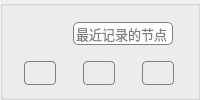
           <widget class="QGroupBox" name="groupBox_version">
            <property name="contextMenuPolicy">
             <enum>Qt::CustomContextMenu</enum>
            </property>
            <property name="styleSheet">
             <string notr="true">QGroupBox{border：none;}</string>
            </property>
            <property name="title">
             <string/>
            </property>
            <property name="flat">
             <bool>true</bool>
            </property>
            <layout class="QVBoxLayout" name="verticalLayout_6">
             <property name="leftMargin">
              <number>0</number>
             </property>
             <property name="topMargin">
              <number>6</number>
             </property>
             <property name="rightMargin">
              <number>0</number>
             </property>
             <property name="bottomMargin">
              <number>0</number>
             </property>
             <item>
              <layout class="QHBoxLayout" name="horizontalLayout_11">
               <item>
                <widget class="QLabel" name="label_version">
                 <property name="maximumSize">
                  <size>
                   <width>20</width>
                   <height>16</height>
                  </size>
                 </property>
                 <property name="toolTip">
                  <string>最近一次记录的节点</string>
                 </property>
                 <property name="text">
                  <string/>
                 </property>
                 <property name="pixmap">
                  <pixmap>images/version2.png</pixmap>
                 </property>
                 <property name="scaledContents">
                  <bool>true</bool>
                 </property>
                 <property name="wordWrap">
                  <bool>true</bool>
                 </property>
                </widget>
               </item>
               <item>
                <widget class="QLineEdit" name="lineEdit_version">
                 <property name="minimumSize">
                  <size>
                   <width>100</width>
                   <height>23</height>
                  </size>
                 </property>
                 <property name="maximumSize">
                  <size>
                   <width>100</width>
                   <height>16777215</height>
                  </size>
                 </property>
                 <property name="font">
                  <font>
                   <pointsize>10</pointsize>
                  </font>
                 </property>
                 <property name="contextMenuPolicy">
                  <enum>Qt::CustomContextMenu</enum>
                 </property>
                 <property name="styleSheet">
                  <string notr="true">border: 1px solid gray;
border-radius: 5px;</string>
                 </property>
                 <property name="text">
                  <string/>
                 </property>
                 <property name="readOnly">
                  <bool>true</bool>
                 </property>
                 <property name="placeholderText">
                  <string>最近记录的节点</string>
                 </property>
                </widget>
               </item>
              </layout>
             </item>
             <item>
              <layout class="QHBoxLayout" name="horizontalLayout_15">
               <item>
                <widget class="QPushButton" name="pushButton_tracked_files">
                 <property name="enabled">
                  <bool>true</bool>
                 </property>
                 <property name="minimumSize">
                  <size>
                   <width>32</width>
                   <height>24</height>
                  </size>
                 </property>
                 <property name="maximumSize">
                  <size>
                   <width>32</width>
                   <height>16777215</height>
                  </size>
                 </property>
                 <property name="font">
                  <font>
                   <pointsize>10</pointsize>
                  </font>
                 </property>
                 <property name="contextMenuPolicy">
                  <enum>Qt::NoContextMenu</enum>
                 </property>
                 <property name="toolTip">
                  <string>选择追踪的文件</string>
                 </property>
                 <property name="styleSheet">
                  <string notr="true">QPushButton
{background-color: rgb(235, 235, 235);
border: 1px solid gray;
border-radius: 4px;
}
 QPushButton:hover {
            background-color:  rgb(225, 225, 225);
}

 QPushButton:pressed {
            background-color:  rgb(215, 215, 215);
        }        
</string>
                 </property>
                 <property name="text">
                  <string/>
                 </property>
                 <property name="icon">
                  <iconset>
                   <normaloff>images/diff.png</normaloff>images/diff.png</iconset>
                 </property>
                 <property name="iconSize">
                  <size>
                   <width>20</width>
                   <height>16</height>
                  </size>
                 </property>
                </widget>
               </item>
               <item>
                <widget class="QPushButton" name="pushButton_add_version">
                 <property name="enabled">
                  <bool>true</bool>
                 </property>
                 <property name="minimumSize">
                  <size>
                   <width>32</width>
                   <height>24</height>
                  </size>
                 </property>
                 <property name="maximumSize">
                  <size>
                   <width>32</width>
                   <height>16777215</height>
                  </size>
                 </property>
                 <property name="font">
                  <font>
                   <pointsize>10</pointsize>
                  </font>
                 </property>
                 <property name="contextMenuPolicy">
                  <enum>Qt::NoContextMenu</enum>
                 </property>
                 <property name="toolTip">
                  <string>记录当前版本</string>
                 </property>
                 <property name="styleSheet">
                  <string notr="true">QPushButton
{background-color: rgb(235, 235, 235);
border: 1px solid gray;
border-radius: 4px;
}
 QPushButton:hover {
            background-color:  rgb(225, 225, 225);
}

 QPushButton:pressed {
            background-color:  rgb(215, 215, 215);
        }        
</string>
                 </property>
                 <property name="text">
                  <string/>
                 </property>
                 <property name="icon">
                  <iconset>
                   <normaloff>images/mark.png</normaloff>images/mark.png</iconset>
                 </property>
                 <property name="iconSize">
                  <size>
                   <width>16</width>
                   <height>16</height>
                  </size>
                 </property>
                </widget>
               </item>
               <item>
                <widget class="QPushButton" name="pushButton_select_version">
                 <property name="enabled">
                  <bool>true</bool>
                 </property>
                 <property name="minimumSize">
                  <size>
                   <width>32</width>
                   <height>24</height>
                  </size>
                 </property>
                 <property name="maximumSize">
                  <size>
                   <width>32</width>
                   <height>16777215</height>
                  </size>
                 </property>
                 <property name="font">
                  <font>
                   <pointsize>10</pointsize>
                  </font>
                 </property>
                 <property name="contextMenuPolicy">
                  <enum>Qt::NoContextMenu</enum>
                 </property>
                 <property name="toolTip">
                  <string>版本回退&amp;前进</string>
                 </property>
                 <property name="styleSheet">
                  <string notr="true">QPushButton
{background-color: rgb(235, 235, 235);
border: 1px solid gray;
border-radius: 4px;
}
 QPushButton:hover {
            background-color:  rgb(225, 225, 225);
}

 QPushButton:pressed {
            background-color:  rgb(215, 215, 215);
        }        
</string>
                 </property>
                 <property name="text">
                  <string/>
                 </property>
                 <property name="icon">
                  <iconset>
                   <normaloff>images/direction/left_right.png</normaloff>images/direction/left_right.png</iconset>
                 </property>
                 <property name="iconSize">
                  <size>
                   <width>16</width>
                   <height>16</height>
                  </size>
                 </property>
                </widget>
               </item>
              </layout>
             </item>
            </layout>
           </widget>
